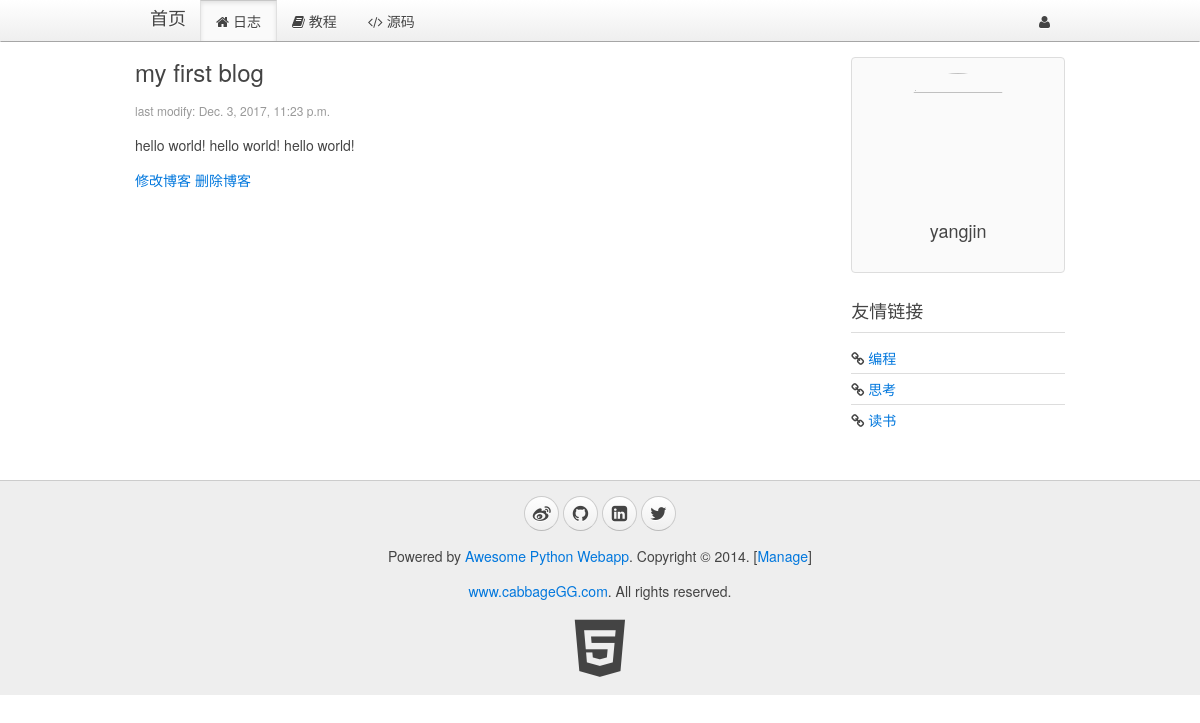
Screenshot of /blog/page/1/ with the database file from the repository.
### blog/models.py (models this page shows, shortened)
class Blog(models.Model):
    title = models.CharField(max_length=32, default="Title")
    content = models.TextField(null=True)
    summary = models.TextField(null=True)
    create_time = models.DateTimeField(null=True)

### blog/views.py (the view)
# urls.py: url(r'^page/(?P<blog_id>\d+)/$', views.show_blog, name="show_blog"),
def show_blog(request, blog_id):
    blog = models.Blog.objects.get(id=blog_id)
    return render(request, "blog/blog.html", {"blog": blog})

### blog/templates/blog/blog.html (shortened to what this page needs)
{% extends '__base__.html' %}
{% block content %}
    <div class="uk-width-medium-3-4">
        <article class="uk-article">
            <h2>{{ blog.title }}</h2>
            <p class="uk-article-meta">last modify: {{ blog.create_time }}</p>
            <p>{{ blog.content }}</p>
            <a href="{% url 'blog:edit_blog' blog.id %}">修改博客</a>
            <a href="{% url 'blog:delete_blog' blog.id %}">删除博客</a>
        </article>
    </div>
    <div class="uk-width-medium-1-4">
        <div class="uk-panel uk-panel-box">
            <div class="uk-text-center">
                <img class="uk-border-circle" width="120" height="120" src="{{ blog.user_image }}">
                <h3>yangjin</h3>
            </div>
        </div>
        <div class="uk-panel uk-panel-header">
            <h3 class="uk-panel-title">友情链接</h3>
            <ul class="uk-list uk-list-line">
                <li><i class="uk-icon-link"></i> <a href="#">编程</a></li>
                <li><i class="uk-icon-link"></i> <a href="#">思考</a></li>
                <li><i class="uk-icon-link"></i> <a href="#">读书</a></li>
            </ul>
        </div>
    </div>
{% endblock %}

### rows the page displays
Blog: title "my first blog", create_time "Dec. 3, 2017, 11:23 p.m.", content "hello world! hello world! hello world!"
